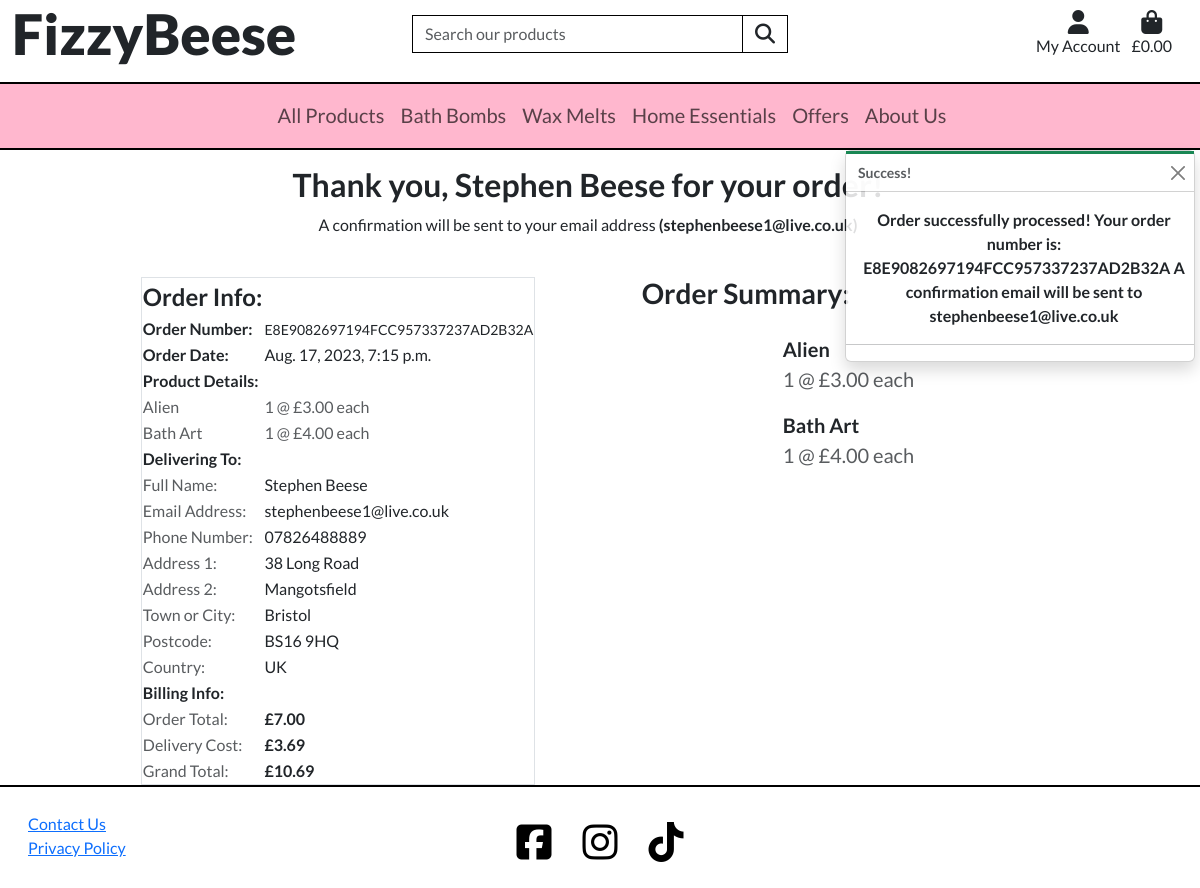
The page /checkout/success/E8E9082697194FCC957337237AD2B32A on the database its author committed.
### checkout/models.py (models this page shows, shortened)
class Order(models.Model):
    order_number = models.CharField(max_length=32, null=False, editable=False)
    full_name = models.CharField(max_length=50, null=False, blank=False)
    email = models.EmailField(max_length=254, null=False, blank=False)
    phone_number = models.CharField(max_length=20, null=False, blank=False)
    country = models.CharField(max_length=40, null=False, blank=False)
    postcode = models.CharField(max_length=20, null=False, blank=False)
    town_or_city = models.CharField(max_length=40, null=False, blank=False)
    street_address1 = models.CharField(max_length=80, null=False, blank=False)
    street_address2 = models.CharField(max_length=80, null=True, blank=True)
    county = models.CharField(max_length=80, null=True, blank=True)
    date = models.DateTimeField(auto_now_add=True)
    total_weight = models.IntegerField(null=False, default=0)
    delivery_cost = models.DecimalField(max_digits=6, decimal_places=2, null=False, default=0)
    order_total = models.DecimalField(max_digits=10, decimal_places=2, null=False, default=0.00)
    grand_total = models.DecimalField(max_digits=10, decimal_places=2, null=False, default=0)
    original_bag = models.TextField(null=False, blank=False, default='')
    stripe_pid = models.CharField(max_length=254, null=False, blank=False, default='')

class OrderLineItem(models.Model):
    order = models.ForeignKey(Order, null=False, blank=False, on_delete=models.CASCADE, related_name='lineitems')
    product = models.ForeignKey(Product, null=False, blank=False, on_delete=models.CASCADE)
    quantity = models.IntegerField(null=False, blank=False, default=0)
    lineitem_total = models.DecimalField(max_digits=6, decimal_places=2, null=False, blank=False, editable=False)

### products/models.py (models this page shows, shortened)
class Product(models.Model):
    name = models.CharField(max_length=254)
    description = models.TextField(null=True, blank=True)
    price = models.DecimalField(max_digits=5, decimal_places=2)
    stock_remaining = models.IntegerField(null=False)
    product_categories = models.ManyToManyField(ProductCategory)  # Links to ProductCategory
    fragrance_categories = models.ManyToManyField(FragranceCategory)  # Links to FragranceCategory
    weight = models.IntegerField()
    sale_price = models.DecimalField(max_digits=5, decimal_places=2, null=True, blank=True)
    is_clearance = models.BooleanField()
    is_featured = models.BooleanField()
    is_hidden = models.BooleanField()
    image = models.ImageField(null=True, blank=True)
    label_image = models.ImageField(null=True, blank=True)
    uploaded_on = models.DateTimeField()

### checkout/views.py (the view)
# urls.py: path('success/<order_number>', views.checkout_success, name='checkout_success'),
def checkout_success(request, order_number):
    save_info = request.session.get('save_info')
    order = get_object_or_404(Order, order_number=order_number)
    messages.success(request, f'Order successfully processed! \
        Your order number is: {order_number} \
        A confirmation email will be sent to {order.email}')
    if 'bag' in request.session:
        del request.session['bag']
    template = 'checkout/checkout_success.html'
    context = {
        'order': order,
    }
    return render(request, template, context)

### bag/contexts.py (called while the page is built, shortened)
def bag_contents(request):
    bag_items = []
    total = 0
    product_count = 0
    total_weight = 0
    bag = request.session.get('bag', {})
    if total < settings.FREE_DELIVERY_THRESHOLD:
        if product_count == 0:
            delivery = 0
        free_delivery_delta = settings.FREE_DELIVERY_THRESHOLD - total
    else:
        delivery = 0
        free_delivery_delta = 0
    grand_total = delivery + total
    context = {
        'bag_items': bag_items,
        'total': total,
        'product_count': product_count,
        'total_weight': total_weight,
        'delivery': delivery,
        'free_delivery_delta': free_delivery_delta,
        'free_delivery_threshold': settings.FREE_DELIVERY_THRESHOLD,
        'grand_total': grand_total,
    }
    return context

### home/contexts.py (called while the page is built)
def offers(model):
    clearance_products = Product.objects.filter(is_clearance=True)
    sale_products = Product.objects.filter(sale_price=True)
    context = {
        'clearance_products': clearance_products,
        'sale_products': sale_products,
    }
    return context

### checkout/templates/checkout/checkout_success.html (shortened to what this page needs)
{% extends 'base.html' %}
{% load static %}
{% block extra_css %}
<link rel="stylesheet" href="{% static 'checkout/css/checkout_success.css' %}">
{% endblock %}
{% block content %}
<div class="row mw-100">
    <div class="col-12 text-center mt-3">
        <h2 class="fw-bold">Thank you, {{ order.full_name }} for your order!</h2>
        <p>A confirmation will be sent to your email address <span class="fw-bold">({{ order.email }})</span></p>
    </div>
</div>
        <div class="row mw-100">
            <div class="col-12 col-lg-5 order-lg-last">
                <div class="row justify-content-center">
                    <div class="col-10">
                        <h3 class="my-4 fw-bold">Order Summary:</h3>
                    </div>
                </div>
                {% for item in order.lineitems.all %}
                <div class="row justify-content-start">
                    <div class="col-6 col-xl-4 mb-1">
                    </div>
                    <div class="col-5">
                        <div class="ms-3">
                            <a class="text-dark text-decoration-none" href="{% url 'product_detail' item.product.id %}">
                                <p class="fs-5 fw-bold mb-0 product-name bold-hover">{{ item.product.name }}</p>
                            </a>
                            <p class="text-muted fs-5">{{ item.quantity }} @
                                {% if item.product.sale_price %}
                                    £{{ item.product.sale_price }}
                                {% else %}
                                    £{{ item.product.price }}
                                {% endif %}
                                each
                            </p>
                        </div>
                    </div>
                </div>
                    {% endfor %}
            </div>
            <div class="col-12 col-lg-5 offset-lg-1">
                <div class="row">
                    <div class="col-12">
                        <table class="table-responsive border mx-auto mt-4">
                            <thead>
                                <tr>
                                    <th scope="col" class="fs-4">Order Info:</th>
                                    <th scope="col"></th>
                                </tr>
                            </thead>
                            <tbody>
                                <tr>
                                    <th scope="row">Order Number:</th>
                                    <td>
                                        <small>{{ order.order_number }}</small>
                                    </td>
                                </tr>
                                <tr>
                                    <th scope="row">Order Date:</th>
                                    <td>{{ order.date }}</td>
                                </tr>
                                <tr>
                                    <th scope="row">Product Details:</th>
                                    <td></td>
                                </tr>
                                {% for item in order.lineitems.all %}
                                    <tr class="text-muted">
                                        <td scope="row">{{ item.product.name }}</td>
                                        <td>{{ item.quantity }} @
                                            {% if item.product.sale_price %}
                                                £{{ item.product.sale_price }}
                                            {% else %}
                                                £{{ item.product.price }}
                                            {% endif %}
                                            each
                                        </td>
                                    </tr>
                                {% endfor %}
                                <tr>
                                    <th scope="row">Delivering To:</th>
                                    <td></td>
                                </tr>
                                <tr>
                                    <td class="text-muted">Full Name:</td>
                                    <td>{{ order.full_name }}</td>
                                </tr>
                                <tr>
                                    <td class="text-muted">Email Address:</td>
                                    <td>{{ order.email }}</td>
                                </tr>
                                <tr>
                                    <td class="text-muted">Phone Number:</td>
                                    <td>{{ order.phone_number }}</td>
                                </tr>
                                <tr>
                                    <td class="text-muted">Address 1:</td>
                                    <td>{{ order.street_address1 }}</td>
                                </tr>
                                {% if order.street_address2 %}
                                    <tr>
                                        <td class="text-muted">Address 2:</td>
                                        <td>{{ order.street_address2 }}</td>
                                    </tr>
                                {% endif %}
                                <tr>
                                    <td class="text-muted">Town or City:</td>
                                    <td>{{ order.town_or_city }}</td>
                                </tr>
                                <tr>
                                    <td class="text-muted">Postcode:</td>
                                    <td>{{ order.postcode }}</td>
                                </tr>
                                <tr>
                                    <td class="text-muted">Country:</td>
                                    <td>{{ order.country }}</td>
                                </tr>
                                <tr>
                                    <th>Billing Info:</th>
                                    <td></td>
                                </tr>
                                <tr class="text-muted">
                                    <td>Order Total:</td>
                                    <td class="text-dark fw-bold">£{{ order.order_total }}</td>
                                </tr>
                                <tr class="text-muted">
                                    <td>Delivery Cost:</td>
                                    <td class="text-dark fw-bold">£{{ order.delivery_cost }}</td>
                                </tr>
                                <tr class="text-muted">
                                    <td>Grand Total:</td>
                                    <td class="text-dark fw-bold">£{{ order.grand_total }}</td>
                                </tr>
                            </tbody>
                        </table>
                    </div>
                </div>
            </div>
        </div>
{% endblock %}

### static/css/base.css (style rules this page uses)
html { height: 100% }
body { font-family: 'Lato', sans-serif; font-weight: 400; }
.mw-100 { max-width: 100vw; }

### checkout/static/checkout/css/checkout_success.css (style rules this page uses)
.mw-100 { max-width: 100vw; }
th { white-space: nowrap; }

### rows shown on the page
Order: full_name "Stephen Beese", email "stephenbeese1@live.co.uk", order_number "E8E9082697194FCC957337237AD2B32A", date "Aug. 17, 2023, 7:15 p.m.", phone_number "07826488889", street_address1 "38 Long Road", street_address2 "Mangotsfield", town_or_city "Bristol", postcode "BS16 9HQ", country "UK", order_total "7.00", delivery_cost "3.69", grand_total "10.69"
OrderLineItem: product.name "Alien", quantity "1", product.price "3.00"
OrderLineItem: product.name "Bath Art", quantity "1", product.price "4.00"

### other values the page prints
{{ message }} "Order successfully processed! Your order number is: E8E9082697194FCC957337237AD2B32A A confirmation email will be sent to stephenbeese1@live.co.uk"
